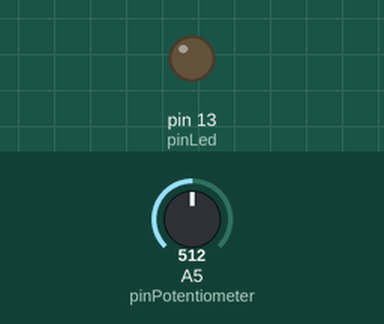
Simulated run of this sketch. Board: Arduino Uno, built with avr-gcc and run on an emulated ATmega328P. Shown: output pins drawn as LEDs (lit = HIGH). Inputs (shaded band) come from the test bench; at power-on: A5 (pinPotentiometer) = 512. What the sketch prints to the serial monitor is not drawn.

Above: at 1.2 s.
1.3 s: A5 (pinPotentiometer) set to 523
At 2.1 s:
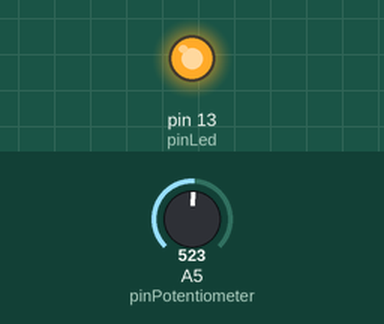
2.8 s: A5 (pinPotentiometer) set to 511
At 3.2 s:
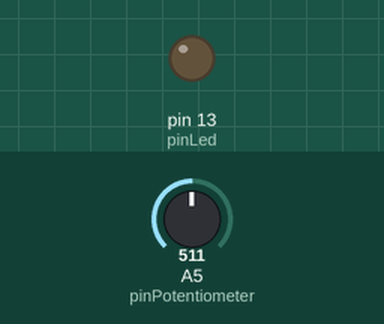
4.3 s: A5 (pinPotentiometer) set to 716
At 5.6 s:
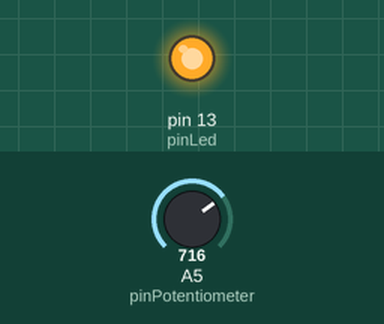
Timing chart, 0 to 7.3 s (numbered marks = the images above; inputs shaded):
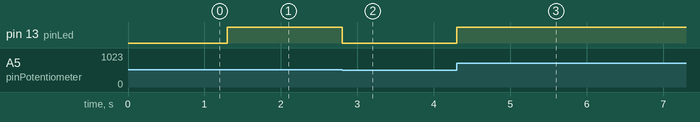

The sketch:

Tutorial_1.ino
```cpp
const int pinPotentiometer = 5;
const int pinLed = 13;
const int threshold = 512;

/* Every sketch must start with a call to 'setup()' and 'loop()'*/
void setup()
{
	// Before using the Serial stream from the Arduino, we must set
	// a baud rate for it.  The baud rate is the number is bits per second
	// sent to and from the arduino.  The device or computer on the other end
	// must also be set to using the same baud rate.
	// Think of it as having different internet speeds -- setting a higher baud rate will give
	// you faster transmission of data.
	Serial.begin(9600);


	// In order to drive an LED with a pin, we must set that pin to "output" mode.
	// This allows up to 40mA of current to flow either in or out of the pin
	// (acting as source, or ground, respectively)
	// A typical LED will use at most 20mA of current when fully lit, so we are safe.
	// In a later tutorial we will talk about how to drive high current loads, like a
	// light bulb, or a toaster.
	pinMode(pinLed, OUTPUT);

	// To turn the pin 'on' and 'off', we set it to HIGH or LOW, respectively.
	// This will turn on or off the LED.
	// Note this is dependent on how you wire the LED.
	digitalWrite(pinLed, LOW);

	// This is how we can print a line to the PC Serial window.  Use '.print()'
	// to print on the same line.
	Serial.println("Hello from Tutorial 1!  Lets blink some LEDs");
}

/*
Read over the the following code, and try and figure out what it does.
Put comments beside each piece of logic explaining what it does.
Try to infer the meaning of a particular function from its name.
* Hint: There is only one function called in the main loop: analogRead *

See if you can print out 'potentiometerReading' to your computer screen using
Serial communication.  Look at the line 'Serial.println("Hello..." above for an
example of how to use it.

If you are having trouble, try building the circuit and seeing what it does.
*/
void loop()
{
	int potentiometerReading = analogRead(pinPotentiometer);

	if (potentiometerReading > threshold) {
		digitalWrite(pinLed, HIGH);
	}
	else {
		digitalWrite(pinLed, LOW);
	}
}
```

Measured:
- the behaviour switches between 512 and 513 on A5 (pinPotentiometer) (found by bisection; images 0 and 1)
- after the input at 1.3 s, pin 13 (pinLed): LOW → HIGH at once
- after the input at 2.8 s, pin 13 (pinLed): HIGH → LOW at once
- after the input at 4.3 s, pin 13 (pinLed): LOW → HIGH at once
